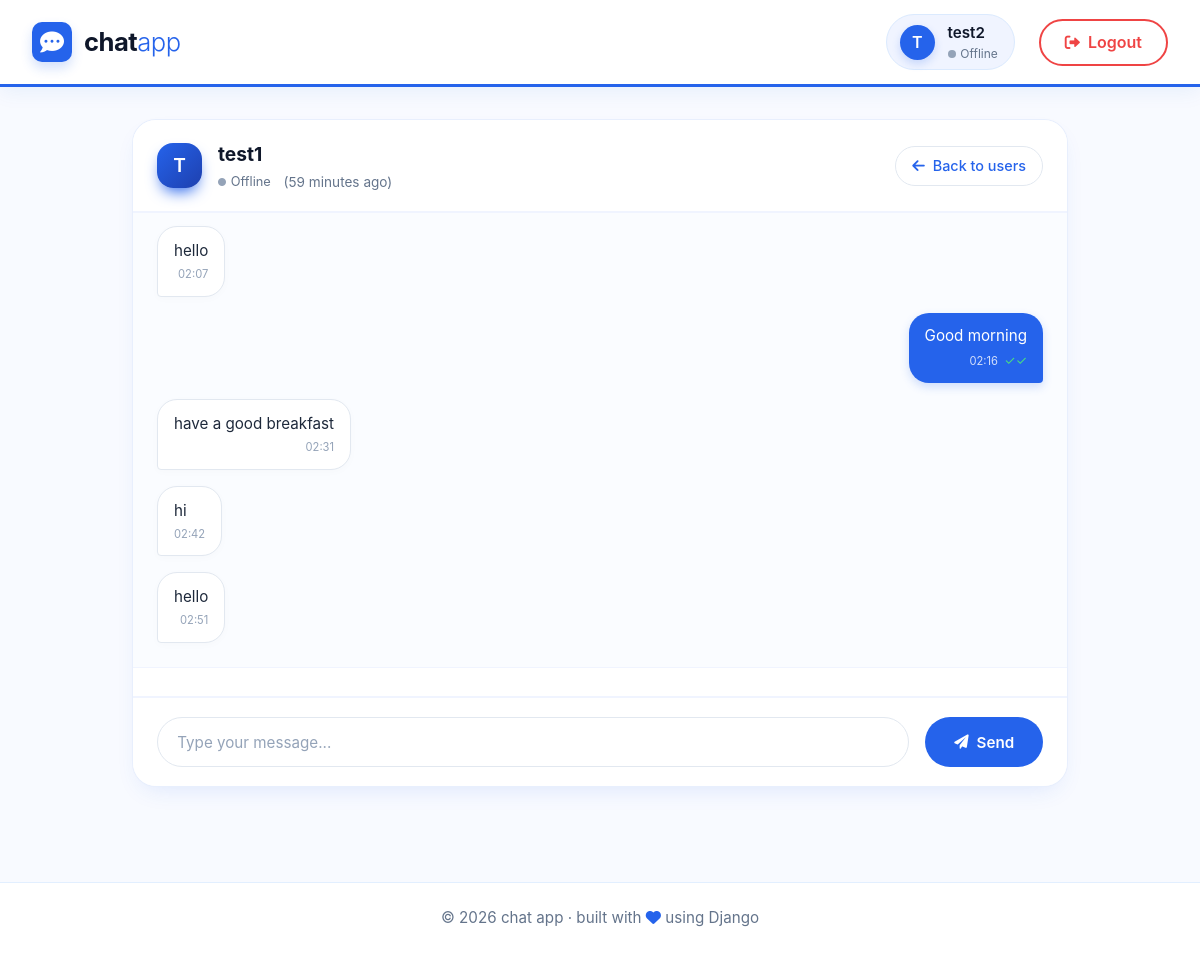
/chat/test1/ (signed in), run on the app's committed database.
### accounts/models.py (models this page shows, shortened)
class CustomUser(AbstractUser):
    email = models.EmailField(unique=True)
    username = models.CharField(max_length=150, unique=True)
    is_online = models.BooleanField(default=False)
    last_seen = models.DateTimeField(null=True, blank=True)
    USERNAME_FIELD = 'username'
    REQUIRED_FIELDS = ['email']

### chat/models.py (models this page shows, shortened)
class Message(models.Model):
    sender = models.ForeignKey(
        settings.AUTH_USER_MODEL,
        on_delete=models.CASCADE,
        related_name='sent_messages'
    )
    receiver = models.ForeignKey(
        settings.AUTH_USER_MODEL,
        on_delete=models.CASCADE,
        related_name='received_messages'
    )
    content = models.TextField()
    timestamp = models.DateTimeField(auto_now_add=True)
    is_read = models.BooleanField(default=False)

### chat/views.py (the view)
# urls.py: path('chat/<str:username>/', views.chat, name='chat'),
@login_required
def chat(request, username):
    other_user = get_object_or_404(CustomUser, username=username)
    messages = Message.objects.filter(
        Q(sender=request.user, receiver=other_user) |
        Q(sender=other_user, receiver=request.user)
    ).select_related('sender', 'receiver').order_by("timestamp")
    return render(request, "chat.html", {
        "other_user": other_user,
        "messages": messages
    })

### templates/chat.html (shortened to what this page needs)
<!DOCTYPE html>
<html lang="en">
<head>
    <link rel="stylesheet" href="https://cdnjs.cloudflare.com/ajax/libs/font-awesome/6.0.0-beta3/css/all.min.css">
</head>
<body>
<nav class="navbar">
    <div class="logo-area">
        <div class="logo-icon">
            <i class="fas fa-comment-dots"></i>
        </div>
        <div class="logo-text">chat<span>app</span></div>
    </div>
    <div class="user-menu">
        <div class="user-info">
            <div class="user-avatar">
                {{ request.user.username|first|upper }}
            </div>
            <div class="user-details">
                <span class="user-name">{{ request.user.username }}</span>
                <span class="user-status">
                    {% if request.user.is_online %}
                        <span class="status-dot"></span>
                        <span class="status-text">Online</span>
                    {% else %}
                        <span class="status-dot" style="background: #94a3b8;"></span>
                        <span class="status-text" style="color: #64748b;">Offline</span>
                    {% endif %}
                </span>
            </div>
        </div>
        <a href="{% url 'logout' %}" class="btn-logout">
            <i class="fas fa-sign-out-alt"></i> Logout
        </a>
    </div>
</nav>
<div class="container">
    <div class="chat-card">
        <div class="chat-header">
            <div class="chat-user-info">
                <div class="chat-avatar">
                    {{ other_user.username|first|upper }}
                </div>
                <div class="chat-user-details">
                    <h2>{{ other_user.username }}</h2>
                    <div class="chat-user-status">
                        {% if other_user.is_online %}
                            <i class="fas fa-circle" style="color: #10b981;"></i>
                            <span style="color: #10b981;">Online</span>
                        {% else %}
                            <i class="fas fa-circle" style="color: #94a3b8;"></i>
                            <span style="color: #64748b;">Offline</span>
                            {% if other_user.last_seen %}
                                <span style="color: #64748b; margin-left: 0.5rem; font-size: 0.85rem;">({{ other_user.last_seen|timesince }} ago)</span>
                            {% endif %}
                        {% endif %}
                    </div>
                </div>
            </div>
            <a href="{% url 'user_list' %}" class="back-link">
                <i class="fas fa-arrow-left"></i> Back to users
            </a>
        </div>
        <div id="chat-box" class="chat-box">
            {% for message in messages %}
                <div class="message {% if message.sender == request.user %}sent{% else %}received{% endif %}"
                     data-message-id="{{ message.id }}"
                     data-sender="{{ message.sender.username }}">
                    <div class="message-content">{{ message.content }}</div>
                    <div class="message-time">
                        {{ message.timestamp|time:"H:i" }}
                        {% if message.sender == request.user %}
                            <span class="tick {% if message.is_read %}read{% endif %}">
                                {% if message.is_read %}✓✓{% else %}✓{% endif %}
                            </span>
                        {% endif %}
                    </div>
                </div>
            {% empty %}
                <div class="empty-chat">
                    <i class="fas fa-comments"></i>
                    <h3>No messages yet</h3>
                    <p>Say hello to {{ other_user.username }}!</p>
                </div>
            {% endfor %}
        </div>
        <div id="typing-indicator" class="typing-indicator"></div>
        <div class="chat-input-area">
            <div class="input-wrapper">
                <input type="text" id="message-input" placeholder="Type your message...">
            </div>
            <button id="send-btn">
                <i class="fas fa-paper-plane"></i> Send
            </button>
        </div>
    </div>
</div>
<footer class="footer">
    <p>© {% now "Y" %} chat app · built with <i class="fas fa-heart"></i> using Django</p>
</footer>
</body>
</html>

### data on the page
CustomUser: user.username|first "T", user.username "test2"
CustomUser: username|first "T", username "test1", last_seen "59 minutes"
Message: content "hello", timestamp "02:07"
Message: content "Good morning", timestamp "02:16"
Message: content "have a good breakfast", timestamp "02:31"
Message: content "hi", timestamp "02:42"
Message: content "hello", timestamp "02:51"
